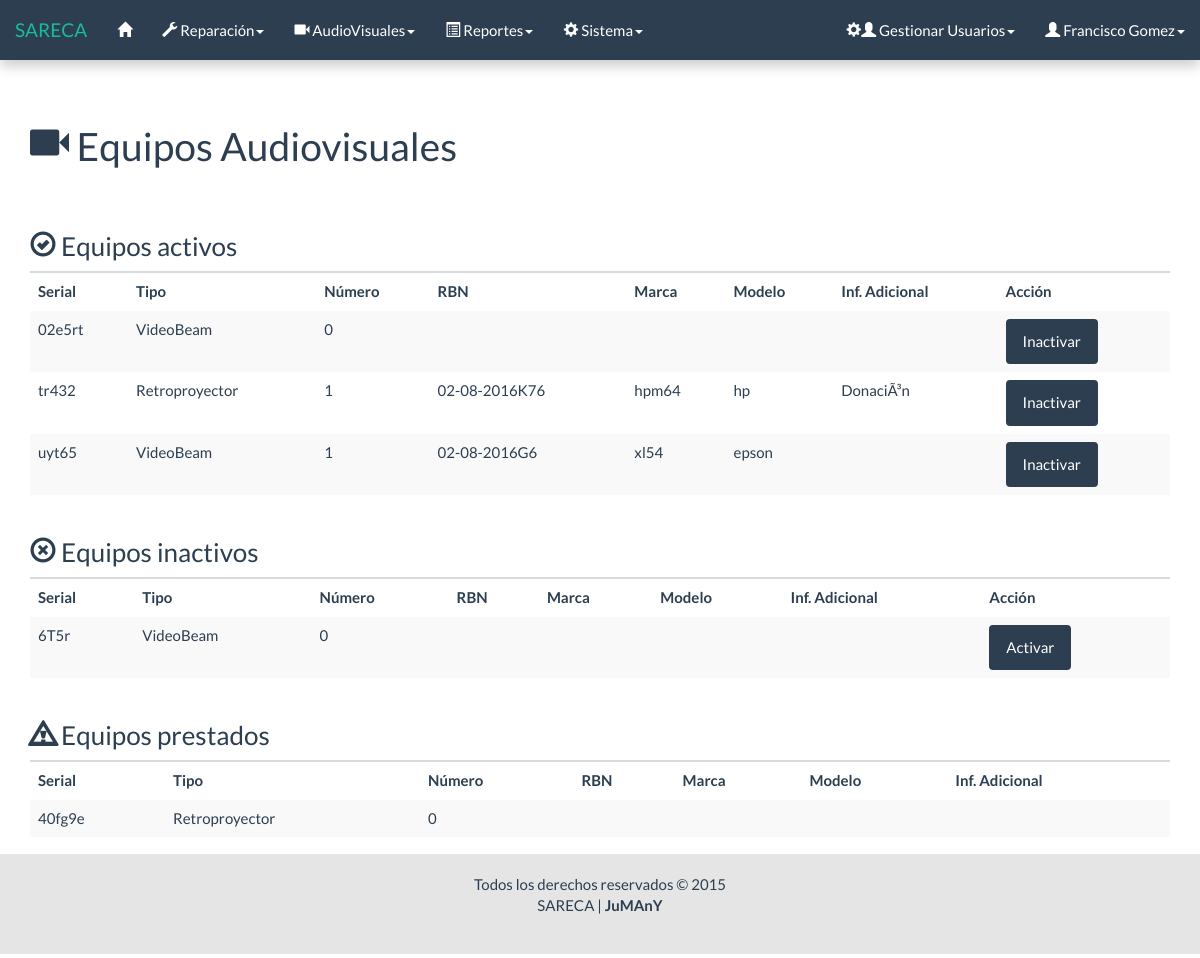
/html/consulta_audiovisuales_f.php (signed in), run on an earlier commit of the app's database.
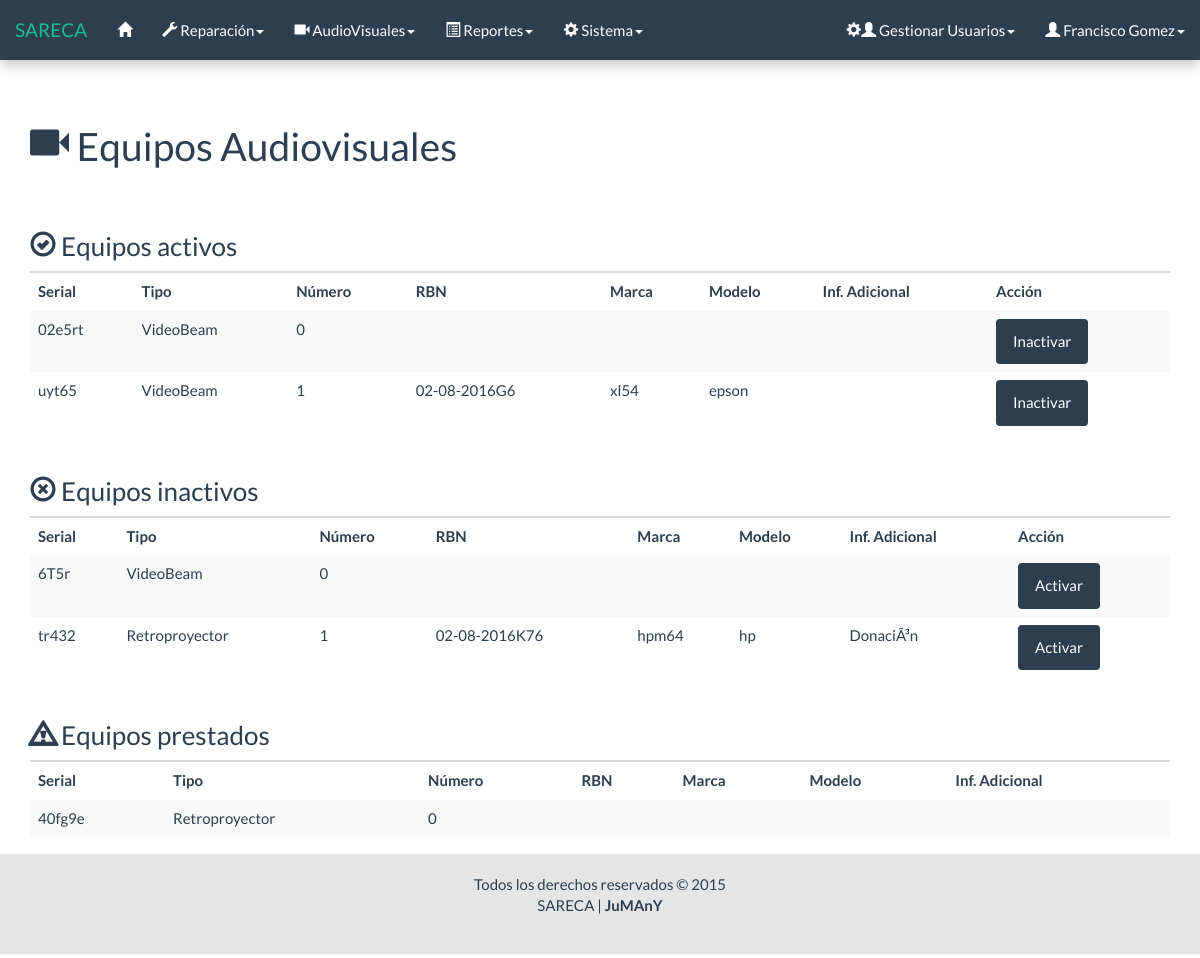
And on a later commit of the database.
### tables this page shows
CREATE TABLE `equipo_audiovisual` (
  `Serial` varchar(11) NOT NULL,
  `tipo` int(1) NOT NULL,
  `numero` tinyint(4) NOT NULL,
  `rbn` varchar(20) NOT NULL,
  `modelo` varchar(20) NOT NULL,
  `marca` varchar(30) NOT NULL,
  `inf_adic` varchar(50) NOT NULL,
  `Estado` int(1) NOT NULL,
  PRIMARY KEY (`Serial`)
);

### php/lista_eq_audio.php (the view, shortened to what this page needs)
<?php
	require('conexion/conexion.php');
	$sql = "SELECT * FROM equipo_audiovisual WHERE Estado = 1";
	$res = $conectar->query($sql);
	if ($res->num_rows == 0) {
?>
		<div class="row">
			<div class="col-lg-12">
				<h3><span class="glyphicon glyphicon-ok-circle"></span> Equipos activos</h3>
				<div class="alert alert-dismissible alert-info">
					<strong>No existen equipos ACTIVOS.</strong>
				</div>
			</div>
		</div>
<?php
	} else {
?>
		<div class="row">
			<div class="col-lg-12">
				<h3><span class="glyphicon glyphicon-ok-circle"></span> Equipos activos</h3>
				<table id="" class="table table-striped table-hover consulta">
					<thead>
						<tr>
							<th>Serial</th>
							<th>Tipo</th>
							<th>Número</th>
							<th>RBN</th>
							<th>Marca</th>
							<th>Modelo</th>
							<th>Inf. Adicional</th>
							<th>Acción</th>
						</tr>
					</thead>
					<tbody>
					<?php
					while ($fila = $res->fetch_object()) {
						$tipo = ($fila->tipo == 1) ? 'VideoBeam' : 'Retroproyector';
						printf('
							<tr>
								<td>%s</td>
								<td>%s</td>
								<td>%d</td>
								<td>%s</td>
								<td>%s</td>
								<td>%s</td>
								<td>%s</td>
								<td><a href="../php/estado_audiovisual.php?s=%s&e=%d" class="btn btn-primary">Inactivar</a></td>
							</tr>',
							$fila->Serial,
							$tipo,
							$fila->numero,
							$fila->rbn,
							$fila->marca,
							$fila->modelo,
							$fila->inf_adic,
							$fila->Serial,
							$fila->Estado
						);
					}
					?>
					</tbody>
				</table>
			</div>
		</div>
<?php
	}
	$sql = "SELECT * FROM equipo_audiovisual WHERE Estado = 3";
	$res = $conectar->query($sql);
	if ($res->num_rows == 0) {
?>
		<div class="row">
			<div class="col-lg-12">
				<h3><span class="glyphicon glyphicon-remove-circle"></span> Equipos inactivos</h3>
				<div class="alert alert-dismissible alert-info">
					<strong>No existen equipos INACTIVOS.</strong>
				</div>
			</div>
		</div>
<?php
	} else {
?>
		<div class="row">
			<div class="col-lg-12">
				<h3><span class="glyphicon glyphicon-remove-circle"></span> Equipos inactivos</h3>
				<table class="table table-striped table-hover consulta">
					<thead>
						<tr>
							<th>Serial</th>
							<th>Tipo</th>
							<th>Número</th>
							<th>RBN</th>
							<th>Marca</th>
							<th>Modelo</th>
							<th>Inf. Adicional</th>
							<th>Acción</th>
						</tr>
					</thead>
					<tbody>
					<?php
					while ($fila = $res->fetch_object()) {
						$tipo = ($fila->tipo == 1) ? 'VideoBeam' : 'Retroproyector';
						printf('
							<tr>
								<td>%s</td>
								<td>%s</td>
								<td>%d</td>
								<td>%s</td>
								<td>%s</td>
								<td>%s</td>
								<td>%s</td>
								<td><a href="../php/estado_audiovisual.php?s=%s&e=%d" class="btn btn-primary">Activar</a></td>
							</tr>',
							$fila->Serial,
							$tipo,
							$fila->numero,
							$fila->rbn,
							$fila->marca,
							$fila->modelo,
							$fila->inf_adic,
							$fila->Serial,
							$fila->Estado
						);
					}
					?>
					</tbody>
				</table>
			</div>
		</div>
<?php
	}
	$sql = "SELECT * FROM equipo_audiovisual WHERE Estado = 2";
	$res = $conectar->query($sql);
	if ($res->num_rows == 0) {
?>
		<div class="row">
			<div class="col-lg-12">
				<h3><span class="glyphicon glyphicon-warning-sign"></span> Equipos prestados</h3>
				<div class="alert alert-dismissible alert-info">
					<strong>No existen equipos PRESTADOS.</strong>
				</div>
			</div>
		</div>
<?php
	} else {
?>
		<div class="row">
			<div class="col-lg-12">
				<h3><span class="glyphicon glyphicon-warning-sign"></span> Equipos prestados</h3>
				<table class="table table-striped table-hover consulta">
					<thead>
						<tr>
							<th>Serial</th>
							<th>Tipo</th>
							<th>Número</th>
							<th>RBN</th>
							<th>Marca</th>
							<th>Modelo</th>
							<th>Inf. Adicional</th>
						</tr>
					</thead>
					<tbody>
					<?php
					while ($fila = $res->fetch_object()) {
						$tipo = ($fila->tipo == 1) ? 'VideoBeam' : 'Retroproyector';
						printf('
							<tr>
								<td>%s</td>
								<td>%s</td>
								<td>%d</td>
								<td>%s</td>
								<td>%s</td>
								<td>%s</td>
								<td>%s</td>
							</tr>',
							$fila->Serial,
							$tipo,
							$fila->numero,
							$fila->rbn,
							$fila->marca,
							$fila->modelo,
							$fila->inf_adic
						);
					}
					?>
					</tbody>
				</table>
			</div>
		</div>
<?php
	}
?>

### html/consulta_audiovisuales_f.php (shortened to what this page needs)
<!DOCTYPE html>
<html lang="es">
	<head>
		<link rel="stylesheet" href="../css/bootstrap.css">
		<link rel="stylesheet" href="../css/general.css">
		<link rel="stylesheet" href="../css/jquery.dataTables.min.css">
	</head>
	<body>
		<div id="wrap">
			<?php
				include("menu/menu.php");
			?>
			<div class="container">
				<div class="bs-docs-section">
					<?php
						include('mensaje/mensaje.php');
					?>
					<div class="row">
						<div class="col-lg-12">
							<div class="page-header">
								<h1><span class="glyphicon glyphicon-facetime-video"></span> Equipos Audiovisuales</h1>
							</div>
						</div>
					</div>
					<?php include '../php/lista_eq_audio.php'; ?>
				</div>
			</div>
			<div id="push"></div>
		</div>
		<div id="footer">
			<div class="container">
				<p class="muted credit">
					Todos los derechos reservados &copy; 2015 <br>
					SARECA | <b>JuMAnY</b>
				</p>
			</div>
		</div>
	</body>
</html>

### html/menu/menu.php (shortened to what this page needs)
<nav class="navbar navbar-default navbar-fixed-top">
	<div class="container-fluid">
		<div class="navbar-header">
			<a class="navbar-brand" href="#">SARECA</a>
		</div>
		<div class="collapse navbar-collapse" id="bs-example-navbar-collapse-1">
			<ul class="nav navbar-nav">
				<li data-toggle="tooltip" data-placement="bottom" title="" data-original-title="Inicio"><a href="inicio.php"><span class="glyphicon glyphicon-home"></span></a></li>
				<?php if($_SESSION["nivel"] == 3 || $_SESSION["nivel"] == 1){ ?>
							<li class="dropdown">
								<a href="#" class="dropdown-toggle" data-toggle="dropdown" role="button" aria-expanded="false"><span class="glyphicon glyphicon-wrench"></span> Reparación<span class="caret"></span></a>
							</li>
				<?php 	}
						if($_SESSION["nivel"] == 2 || $_SESSION["nivel"] == 1){
				?>
							<li class="dropdown">
								<a href="#" class="dropdown-toggle" data-toggle="dropdown" role="button" aria-expanded="false"><span class="glyphicon glyphicon-facetime-video"></span> AudioVisuales<span class="caret"></span></a>
							</li>
				<?php
				 		}
				?>
				<li class="dropdown">
					<a href="#" class="dropdown-toggle" data-toggle="dropdown" role="button" aria-expanded="false"><span class="glyphicon glyphicon-list-alt"></span> Reportes<span class="caret"></span></a>
				</li>
				<?php
						if($_SESSION["nivel"] == 1){
				?>
							<li class="dropdown">
								<a href="#" class="dropdown-toggle" data-toggle="dropdown" role="button" aria-expanded="false"><span class="glyphicon glyphicon-cog"></span> Sistema<span class="caret"></span></a>
							</li>
				<?php 	} ?>
			</ul>
			<ul class="nav navbar-nav navbar-right">
				<?php if($_SESSION["nivel"] == 1){ ?>
							<li class="dropdown">
								<a href="#" class="dropdown-toggle" data-toggle="dropdown" role="button" aria-expanded="false"><span class="glyphicon glyphicon-cog"></span><span class="glyphicon glyphicon-user"></span> Gestionar Usuarios<span class="caret"></span></a>
							</li>
				<?php } ?>
				<li data-toggle="tooltip" data-placement="left" title="" data-original-title="Perfil Usuario" class="dropdown">
					<a href="#" class="dropdown-toggle" data-toggle="dropdown" role="button" aria-expanded="false"><span class="glyphicon glyphicon-user"></span> <?=$_SESSION['nombre']?><span class="caret"></span></a>
				</li>
			</ul>
		</div>
	</div>
</nav>

### html/mensaje/mensaje.php (shortened to what this page needs)
<div class="row">
	<div class="col-lg-6 col-lg-offset-3">
		<br>
	</div>
</div>

### css/general.css (style rules this page uses)
html, body { height: 100%; }
.navbar { box-shadow: 0px 6px 12px rgba(0, 0, 0, 0.2); }
#wrap { min-height: 100%; height: auto !important; height: 100%; margin: 0 auto -104px; }
#push, #footer { height: 100px; }
#footer { text-align: center; background-color: #e5e5e5; }
#wrap > .container { padding-top: 60px; }
.container .credit { margin: 20px 0; }

What changed in the data, as far as the page shows it:
changed equipo_audiovisual "tr432": moves from the list under "Equipos activos" to the list under "Equipos inactivos"
